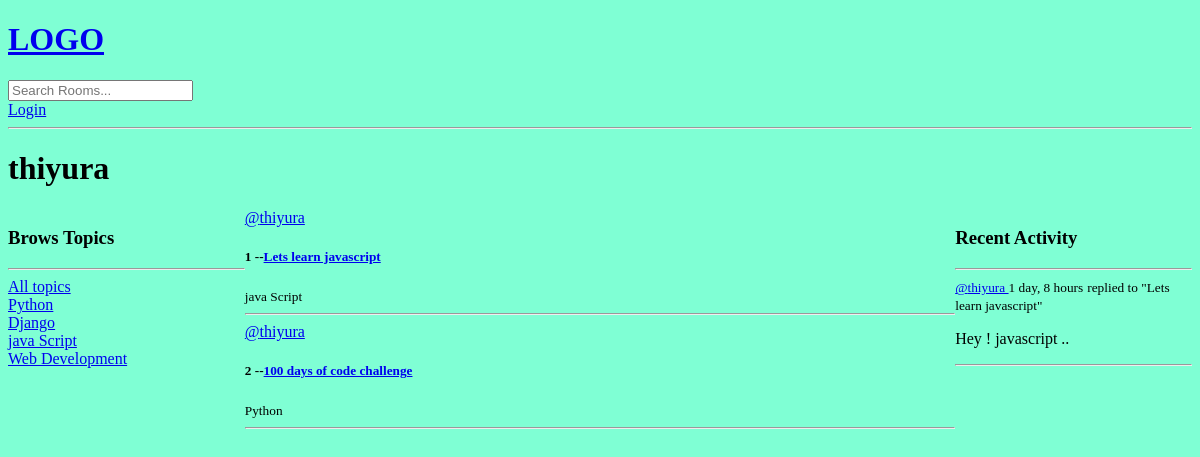
The page /profile/1 on the database as committed earlier.
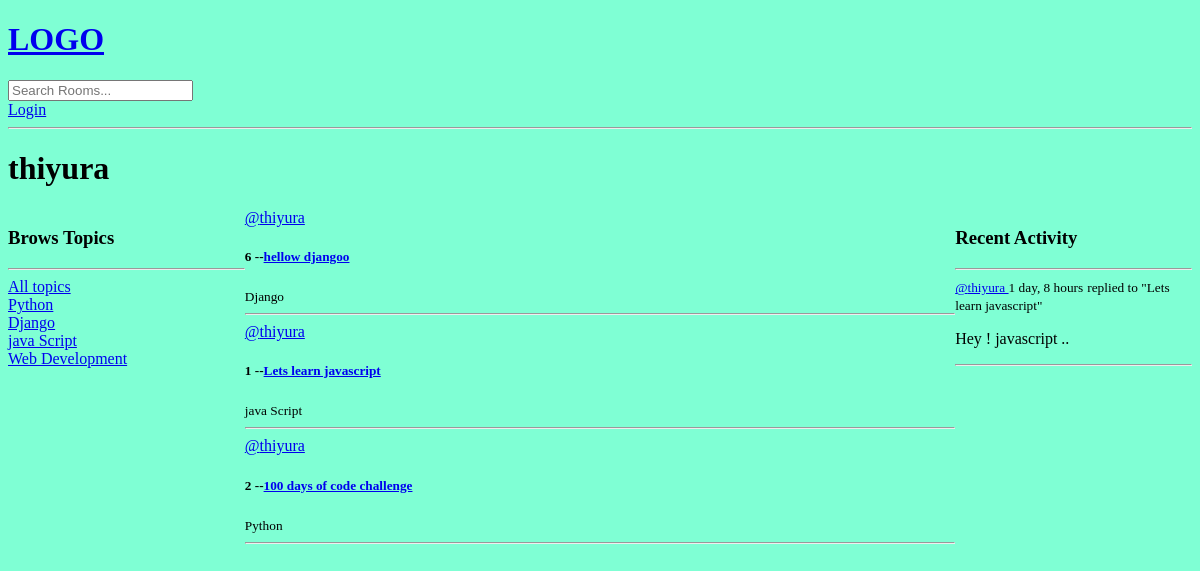
The same page on the database as committed later.
### base/models.py (models this page shows, shortened)
class Topic(models.Model) :
    name = models.CharField(max_length=200)

class Room(models.Model):
    host= models.ForeignKey(User , on_delete=models.SET_NULL , null=True)
    topic= models.ForeignKey(Topic , on_delete=models.SET_NULL , null=True)
    name=models.CharField(max_length=200)
    description = models.TextField(null=True , blank=True)
    participants = models.ManyToManyField(User , related_name='participants',blank=True)
    updated = models.DateTimeField(auto_now=True)
    created = models.DateTimeField(auto_now_add=True)
    class Meta :
         ordering = ['-updated' , '-created']
    def __str__(self):
        return self.name

class Message(models.Model):
        user = models.ForeignKey(User , on_delete=models.CASCADE)
        room = models.ForeignKey(Room , on_delete=models.CASCADE)
        body = models.TextField()
        updated = models.DateTimeField(auto_now=True)
        created = models.DateTimeField(auto_now_add=True)
        class Meta :
         ordering = ['-updated' , '-created']

### base/views.py (the view)
# urls.py: path('profile/<str:pk>' , views.userProfile , name="user-profile"),
def userProfile(request , pk):
    user  = User.objects.get(id=pk)
    rooms = user.room_set.all()
    room_messages = user.message_set.all()
    topics = Topic.objects.all()
    context = {
        'user' : user ,
        'rooms' : rooms,
        'room_messages' : room_messages,
        'topics' : topics
    }
    return render(request , 'base/profile.html' , context)

### base/templates/base/profile.html (shortened to what this page needs)
{% extends 'main.html' %}
{% block content %}
<h1>{{user.username}}</h1>
<div class="profile-container">
    <div>
        {% include 'base/topic_component.html' %}
    </div>
    <div>
        {% include 'base/feed_component.html' %}
    </div>
    <div>
        {% include 'base/activity_component.html' %}
    </div>
</div>
{% endblock content %}

### base/templates/base/topic_component.html
<h3>Brows Topics</h3>
        <hr>
        <div>
            <a href="{% url 'home' %}">All topics</a>
        </div>
        {% for topic in topics %}
            <div>
                <a href="{% url 'home' %}?q={{topic.name}}">{{topic.name}}</a>
            </div>
        {% endfor %}

### base/templates/base/feed_component.html (shortened to what this page needs)
<div>
    {% for room in rooms %}
                <div>
                    <a href="{% url 'user-profile' room.host.id %}">@{{room.host.username}}</a>
                    <h5>{{room.id}} --<a href="{% url 'room' room.id%}">{{room.name}}</a> </h5>
                    <small>{{room.topic.name}}</small>
                    <hr>
                </div>
                {% endfor %}
</div>

### base/templates/base/activity_component.html (shortened to what this page needs)
<h3>Recent Activity</h3>
        <hr>
        {% for message in room_messages %}
            <div>
                <small> <a href="{%    url 'user-profile' message.user.id %}">@{{message.user}} </a>  {{message.created | timesince}}</small>
                <small>replied to "{{message.room}}"</small>
                <p>{{message.body}}</p>
                <hr>
            </div>
        {% endfor %}

Rows that differ between the two databases and show on the page:
added Room: host.username "thiyura", id "6", name "hellow djangoo", topic.name "Django"
